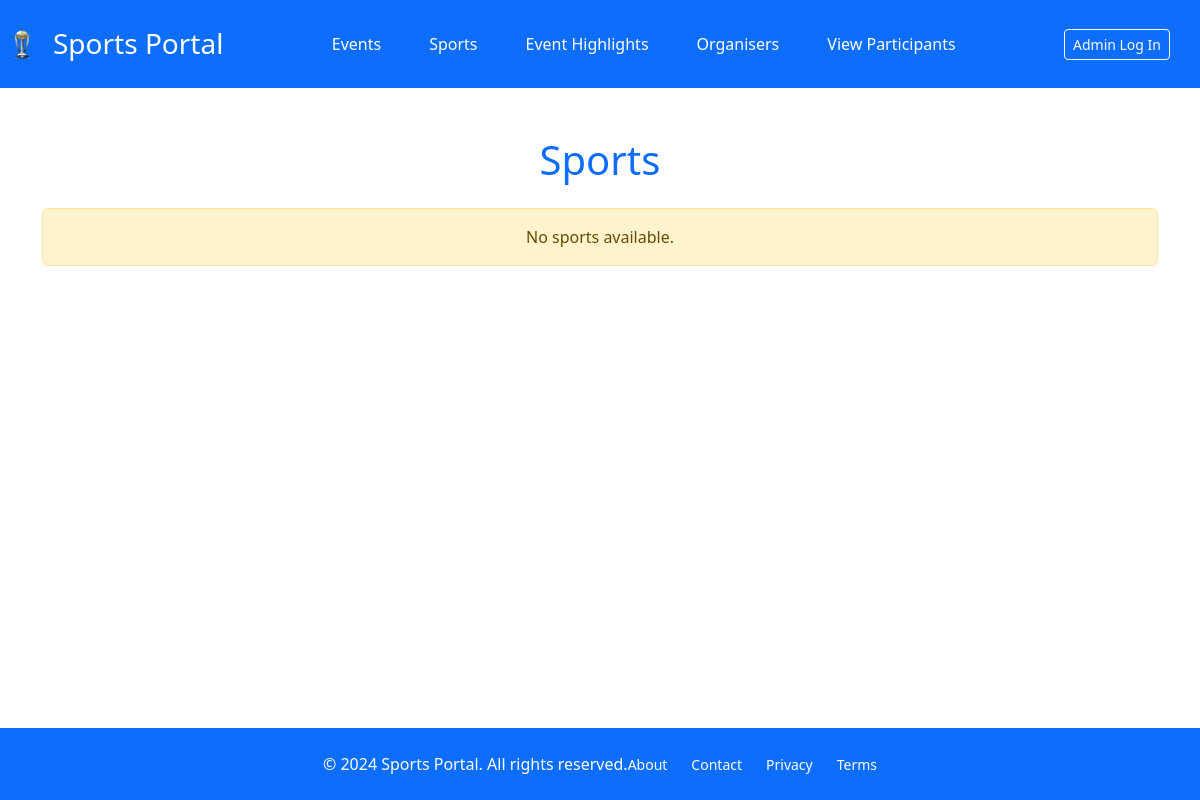
Before: /events/sports/ with the older database file.
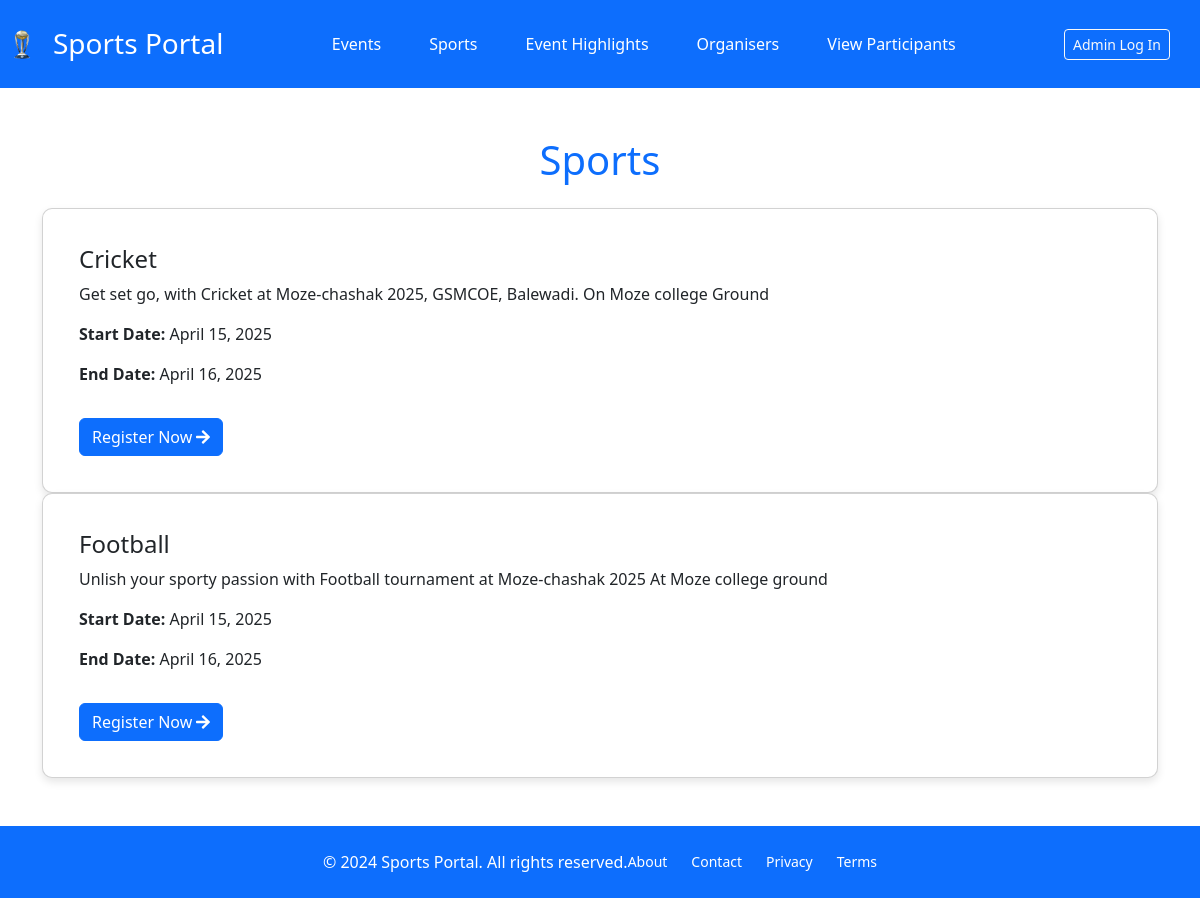
After: the same page with the newer database file.
### events/models.py (models this page shows, shortened)
class SportEvent(models.Model):
    name = models.CharField(max_length=100)  # Main event name
    description = models.TextField(blank=True, null=True)  # Description of the main event
    start_date = models.DateField()  # Start date of the event
    end_date = models.DateField()  # End date of the event

### events/views.py (the view)
# urls.py: path('sports/', SportsListView.as_view(), name='sports'),
class SportsListView(ListView):
    model = SportEvent
    template_name = 'sports.html'
    context_object_name = 'sports'

### templates/sports.html (shortened to what this page needs)
{% extends "base.html" %}
{% load static %}
{% block head %}
<link rel="stylesheet" href="{% static "css/events.css" %}">
{% endblock head %}
{% block body %}
<div class="container py-5">
    <h1 class="text-center text-primary mb-4">Sports</h1>
    <div class="row">
        {% for sport in sports %}
        <div class="col-12">
            <div class="card sport-card">
                <div class="card-body">
                    <h4 class="card-title">{{ sport.name }}</h4>
                    <p class="card-text">{{ sport.description }}</p>
                    <p class="sport-date"><strong>Start Date:</strong> {{ sport.start_date }}</p>
                    <p class="sport-date"><strong>End Date:</strong> {{ sport.end_date }}</p>
                    <a href="{% url 'participant_register' sport.id %}" class="btn btn-primary mt-3">
                        Register Now <i class="fas fa-arrow-right"></i>
                    </a>
                </div>
            </div>
        </div>
        {% empty %}
        <div class="col-12 text-center">
            <p class="alert alert-warning">No sports available.</p>
        </div>
        {% endfor %}
    </div>
</div>
{% endblock body %}

Changed rows visible on the page:
added SportEvent: name "Cricket", description "Get set go, with Cricket at Moze-chashak 2025, GSMCOE, Balewadi. On Moze college Ground", start_date "April 15, 2025", end_date "April 16, 2025"
added SportEvent: name "Football", description "Unlish your sporty passion with Football tournament at Moze-chashak 2025 At Moze college ground", start_date "April 15, 2025", end_date "April 16, 2025"
Other visible differences:
text no longer shown: "No sports available."
